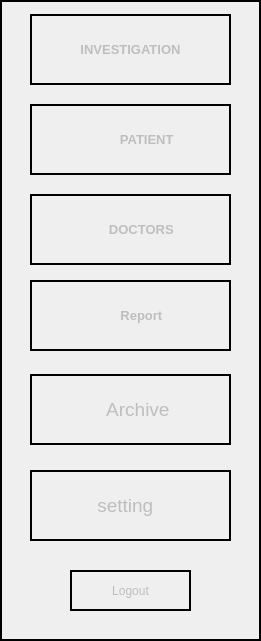
   <widget class="QGroupBox" name="groupBox_15">
    <property name="enabled">
     <bool>false</bool>
    </property>
    <property name="geometry">
     <rect>
      <x>-10</x>
      <y>10</y>
      <width>261</width>
      <height>641</height>
     </rect>
    </property>
    <property name="styleSheet">
     <string notr="true">  border: 2px solid black;</string>
    </property>
    <property name="title">
     <string/>
    </property>
    <widget class="QPushButton" name="pushButton_20">
     <property name="geometry">
      <rect>
       <x>30</x>
       <y>14</y>
       <width>201</width>
       <height>71</height>
      </rect>
     </property>
     <property name="font">
      <font>
       <pointsize>10</pointsize>
       <weight>75</weight>
       <bold>true</bold>
      </font>
     </property>
     <property name="styleSheet">
      <string notr="true">QPushButton:focus {
	 background: #10730b;
  background-image: -webkit-linear-gradient(top, #10730b, #146108);
  background-image: -moz-linear-gradient(top, #10730b, #146108);
  background-image: -ms-linear-gradient(top, #10730b, #146108);
  background-image: -o-linear-gradient(top, #10730b, #146108);
  background-image: linear-gradient(to bottom, #10730b, #146108);
  text-decoration: none;}

QPushButton:pressed {
	 background: #10730b;
  background-image: -webkit-linear-gradient(top, #10730b, #146108);
  background-image: -moz-linear-gradient(top, #10730b, #146108);
  background-image: -ms-linear-gradient(top, #10730b, #146108);
  background-image: -o-linear-gradient(top, #10730b, #146108);
  background-image: linear-gradient(to bottom, #10730b, #146108);
  text-decoration: none;
}</string>
     </property>
     <property name="text">
      <string>INVESTIGATION</string>
     </property>
     <property name="icon">
      <iconset resource="icons.qrc">
       <normaloff>:/imag/invest.png</normaloff>:/imag/invest.png</iconset>
     </property>
     <property name="iconSize">
      <size>
       <width>40</width>
       <height>40</height>
      </size>
     </property>
    </widget>
    <widget class="QPushButton" name="pushButton_26">
     <property name="geometry">
      <rect>
       <x>70</x>
       <y>570</y>
       <width>121</width>
       <height>41</height>
      </rect>
     </property>
     <property name="styleSheet">
      <string notr="true">QPushButton:focus {
	 background: #10730b;
  background-image: -webkit-linear-gradient(top, #10730b, #146108);
  background-image: -moz-linear-gradient(top, #10730b, #146108);
  background-image: -ms-linear-gradient(top, #10730b, #146108);
  background-image: -o-linear-gradient(top, #10730b, #146108);
  background-image: linear-gradient(to bottom, #10730b, #146108);
  text-decoration: none;}

QPushButton:pressed {
	 background: #10730b;
  background-image: -webkit-linear-gradient(top, #10730b, #146108);
  background-image: -moz-linear-gradient(top, #10730b, #146108);
  background-image: -ms-linear-gradient(top, #10730b, #146108);
  background-image: -o-linear-gradient(top, #10730b, #146108);
  background-image: linear-gradient(to bottom, #10730b, #146108);
  text-decoration: none;
}</string>
     </property>
     <property name="text">
      <string>Logout</string>
     </property>
     <property name="icon">
      <iconset resource="icons.qrc">
       <normaloff>:/imag/pass.png</normaloff>:/imag/pass.png</iconset>
     </property>
     <property name="iconSize">
      <size>
       <width>31</width>
       <height>31</height>
      </size>
     </property>
    </widget>
    <widget class="QPushButton" name="pushButton_5">
     <property name="geometry">
      <rect>
       <x>30</x>
       <y>194</y>
       <width>201</width>
       <height>71</height>
      </rect>
     </property>
     <property name="font">
      <font>
       <pointsize>10</pointsize>
       <weight>75</weight>
       <bold>true</bold>
      </font>
     </property>
     <property name="styleSheet">
      <string notr="true">QPushButton:focus {
	 background: #10730b;
  background-image: -webkit-linear-gradient(top, #10730b, #146108);
  background-image: -moz-linear-gradient(top, #10730b, #146108);
  background-image: -ms-linear-gradient(top, #10730b, #146108);
  background-image: -o-linear-gradient(top, #10730b, #146108);
  background-image: linear-gradient(to bottom, #10730b, #146108);
  text-decoration: none;}

QPushButton:pressed {
	 background: #10730b;
  background-image: -webkit-linear-gradient(top, #10730b, #146108);
  background-image: -moz-linear-gradient(top, #10730b, #146108);
  background-image: -ms-linear-gradient(top, #10730b, #146108);
  background-image: -o-linear-gradient(top, #10730b, #146108);
  background-image: linear-gradient(to bottom, #10730b, #146108);
  text-decoration: none;
}</string>
     </property>
     <property name="text">
      <string>      DOCTORS</string>
     </property>
     <property name="icon">
      <iconset resource="icons.qrc">
       <normaloff>:/imag/do.jpg</normaloff>:/imag/do.jpg</iconset>
     </property>
     <property name="iconSize">
      <size>
       <width>40</width>
       <height>40</height>
      </size>
     </property>
    </widget>
    <widget class="QPushButton" name="pushButton_6">
     <property name="geometry">
      <rect>
       <x>30</x>
       <y>374</y>
       <width>201</width>
       <height>71</height>
      </rect>
     </property>
     <property name="font">
      <font>
       <family>Segoe UI</family>
       <pointsize>14</pointsize>
      </font>
     </property>
     <property name="styleSheet">
      <string notr="true">QPushButton:focus {
	 background: #10730b;
  background-image: -webkit-linear-gradient(top, #10730b, #146108);
  background-image: -moz-linear-gradient(top, #10730b, #146108);
  background-image: -ms-linear-gradient(top, #10730b, #146108);
  background-image: -o-linear-gradient(top, #10730b, #146108);
  background-image: linear-gradient(to bottom, #10730b, #146108);
  text-decoration: none;}

QPushButton:pressed {
	 background: #10730b;
  background-image: -webkit-linear-gradient(top, #10730b, #146108);
  background-image: -moz-linear-gradient(top, #10730b, #146108);
  background-image: -ms-linear-gradient(top, #10730b, #146108);
  background-image: -o-linear-gradient(top, #10730b, #146108);
  background-image: linear-gradient(to bottom, #10730b, #146108);
  text-decoration: none;
}</string>
     </property>
     <property name="text">
      <string>   Archive</string>
     </property>
     <property name="icon">
      <iconset resource="icons.qrc">
       <normaloff>:/imag/pen.png</normaloff>:/imag/pen.png</iconset>
     </property>
     <property name="iconSize">
      <size>
       <width>35</width>
       <height>35</height>
      </size>
     </property>
    </widget>
    <widget class="QPushButton" name="pushButton_19">
     <property name="geometry">
      <rect>
       <x>30</x>
       <y>104</y>
       <width>201</width>
       <height>71</height>
      </rect>
     </property>
     <property name="font">
      <font>
       <pointsize>10</pointsize>
       <weight>75</weight>
       <bold>true</bold>
      </font>
     </property>
     <property name="styleSheet">
      <string notr="true">QPushButton:focus {
	 background: #10730b;
  background-image: -webkit-linear-gradient(top, #10730b, #146108);
  background-image: -moz-linear-gradient(top, #10730b, #146108);
  background-image: -ms-linear-gradient(top, #10730b, #146108);
  background-image: -o-linear-gradient(top, #10730b, #146108);
  background-image: linear-gradient(to bottom, #10730b, #146108);
  text-decoration: none;}

QPushButton:pressed {
	 background: #10730b;
  background-image: -webkit-linear-gradient(top, #10730b, #146108);
  background-image: -moz-linear-gradient(top, #10730b, #146108);
  background-image: -ms-linear-gradient(top, #10730b, #146108);
  background-image: -o-linear-gradient(top, #10730b, #146108);
  background-image: linear-gradient(to bottom, #10730b, #146108);
  text-decoration: none;
}</string>
     </property>
     <property name="text">
      <string>         PATIENT</string>
     </property>
     <property name="icon">
      <iconset resource="icons.qrc">
       <normaloff>:/imag/patient.png</normaloff>:/imag/patient.png</iconset>
     </property>
     <property name="iconSize">
      <size>
       <width>40</width>
       <height>40</height>
      </size>
     </property>
    </widget>
    <widget class="QPushButton" name="pushButton_39">
     <property name="geometry">
      <rect>
       <x>30</x>
       <y>280</y>
       <width>201</width>
       <height>71</height>
      </rect>
     </property>
     <property name="font">
      <font>
       <pointsize>10</pointsize>
       <weight>75</weight>
       <bold>true</bold>
      </font>
     </property>
     <property name="styleSheet">
      <string notr="true">QPushButton:focus {
	 background: #10730b;
  background-image: -webkit-linear-gradient(top, #10730b, #146108);
  background-image: -moz-linear-gradient(top, #10730b, #146108);
  background-image: -ms-linear-gradient(top, #10730b, #146108);
  background-image: -o-linear-gradient(top, #10730b, #146108);
  background-image: linear-gradient(to bottom, #10730b, #146108);
  text-decoration: none;}

QPushButton:pressed {
	 background: #10730b;
  background-image: -webkit-linear-gradient(top, #10730b, #146108);
  background-image: -moz-linear-gradient(top, #10730b, #146108);
  background-image: -ms-linear-gradient(top, #10730b, #146108);
  background-image: -o-linear-gradient(top, #10730b, #146108);
  background-image: linear-gradient(to bottom, #10730b, #146108);
  text-decoration: none;
}</string>
     </property>
     <property name="text">
      <string>      Report</string>
     </property>
     <property name="icon">
      <iconset resource="icons.qrc">
       <normaloff>:/imag/search.png</normaloff>:/imag/search.png</iconset>
     </property>
     <property name="iconSize">
      <size>
       <width>40</width>
       <height>40</height>
      </size>
     </property>
    </widget>
    <widget class="QPushButton" name="pushButton_29">
     <property name="geometry">
      <rect>
       <x>30</x>
       <y>470</y>
       <width>201</width>
       <height>71</height>
      </rect>
     </property>
     <property name="font">
      <font>
       <family>Segoe UI</family>
       <pointsize>14</pointsize>
      </font>
     </property>
     <property name="styleSheet">
      <string notr="true">QPushButton:focus {
	 background: #10730b;
  background-image: -webkit-linear-gradient(top, #10730b, #146108);
  background-image: -moz-linear-gradient(top, #10730b, #146108);
  background-image: -ms-linear-gradient(top, #10730b, #146108);
  background-image: -o-linear-gradient(top, #10730b, #146108);
  background-image: linear-gradient(to bottom, #10730b, #146108);
  text-decoration: none;}

QPushButton:pressed {
	 background: #10730b;
  background-image: -webkit-linear-gradient(top, #10730b, #146108);
  background-image: -moz-linear-gradient(top, #10730b, #146108);
  background-image: -ms-linear-gradient(top, #10730b, #146108);
  background-image: -o-linear-gradient(top, #10730b, #146108);
  background-image: linear-gradient(to bottom, #10730b, #146108);
  text-decoration: none;
}</string>
     </property>
     <property name="text">
      <string>setting  </string>
     </property>
     <property name="icon">
      <iconset resource="icons.qrc">
       <normaloff>:/imag/setting.jpg</normaloff>:/imag/setting.jpg</iconset>
     </property>
     <property name="iconSize">
      <size>
       <width>44</width>
       <height>37</height>
      </size>
     </property>
    </widget>
   </widget>
